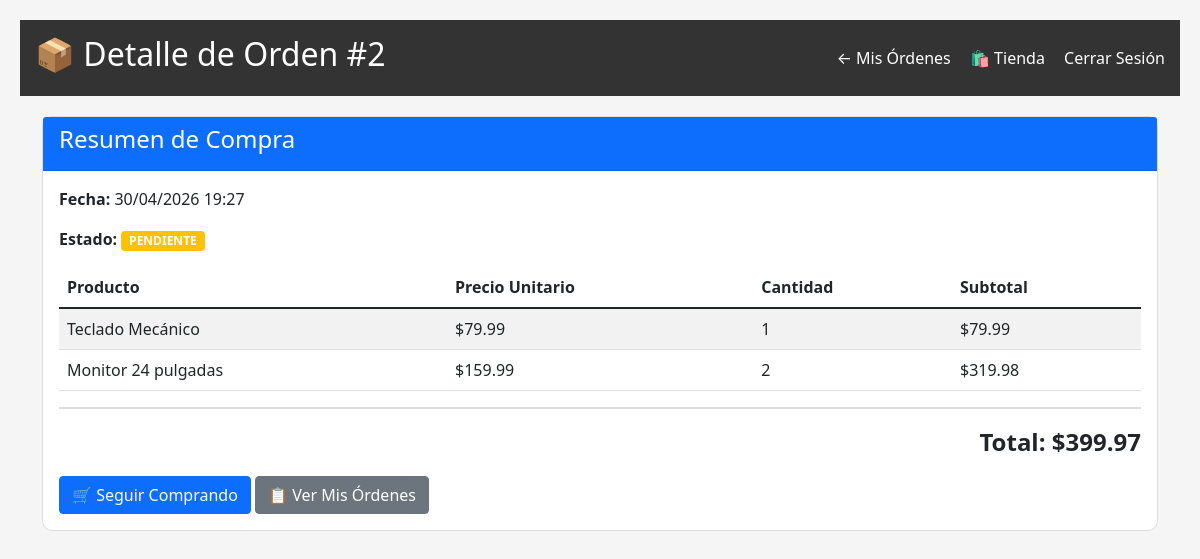
The app's page /orden/2 (signed in) with its own data.
### models.py (models this page shows, shortened)
class Orden(db.Model):
    id = db.Column(db.Integer, primary_key=True)
    usuario_id = db.Column(db.Integer, db.ForeignKey('usuario.id'), nullable=False)
    fecha = db.Column(db.DateTime, default=datetime.utcnow)
    total = db.Column(db.Float, nullable=False)
    estado = db.Column(db.String(50), default='pendiente')  # pendiente, pagado, enviado, entregado
    usuario = db.relationship('Usuario', backref='ordenes')

class OrdenItem(db.Model):
    id = db.Column(db.Integer, primary_key=True)
    orden_id = db.Column(db.Integer, db.ForeignKey('orden.id'), nullable=False)
    producto_id = db.Column(db.Integer, db.ForeignKey('producto.id'), nullable=False)
    cantidad = db.Column(db.Integer, nullable=False)
    precio_unitario = db.Column(db.Float, nullable=False)  # Precio al momento de la compra
    orden = db.relationship('Orden', backref='items')
    producto = db.relationship('Producto')

class Producto(db.Model):
    id = db.Column(db.Integer, primary_key=True)
    nombre = db.Column(db.String(200), nullable=False)
    descripcion = db.Column(db.Text)
    precio = db.Column(db.Float, nullable=False)
    stock = db.Column(db.Integer, default=0)
    imagen_url = db.Column(db.String(500))
    categoria = db.Column(db.String(100))
    fecha_creacion = db.Column(db.DateTime, default=datetime.utcnow)

### app.py (the view)
@app.route('/orden/<int:orden_id>')
@login_required
def ver_orden(orden_id):
    orden = Orden.query.get_or_404(orden_id)
    if orden.usuario_id != current_user.id and not current_user.es_admin:
        flash('Acceso denegado', 'error')
        return redirect(url_for('tienda'))
    return render_template('orden_detalle.html', orden=orden)

### app.py (called while the page is built)
@login_manager.user_loader
def load_user(user_id):
    return Usuario.query.get(int(user_id))

### templates/orden_detalle.html (shortened to what this page needs)
<!DOCTYPE html>
<html lang="es">
<head>
    <link href="https://cdn.jsdelivr.net/npm/bootstrap@5.1.3/dist/css/bootstrap.min.css" rel="stylesheet">
</head>
<body>
    <div class="navbar">
        <h2>📦 Detalle de Orden #{{ orden.id }}</h2>
        <div>
            <a href="{{ url_for('mis_ordenes') }}">← Mis Órdenes</a>
            <a href="{{ url_for('tienda') }}">🛍️ Tienda</a>
            <a href="{{ url_for('logout') }}">Cerrar Sesión</a>
        </div>
    </div>
    <div class="container">
        <div class="card">
            <div class="card-header bg-primary text-white">
                <h4>Resumen de Compra</h4>
            </div>
            <div class="card-body">
                <p><strong>Fecha:</strong> {{ orden.fecha.strftime('%d/%m/%Y %H:%M') }}</p>
                <p><strong>Estado:</strong> <span class="badge bg-warning">{{ orden.estado|upper }}</span></p>
                <table class="table table-striped">
                    <thead>
                        <tr>
                            <th>Producto</th>
                            <th>Precio Unitario</th>
                            <th>Cantidad</th>
                            <th>Subtotal</th>
                        </tr>
                    </thead>
                    <tbody>
                        {% for item in orden.items %}
                        <tr>
                            <td>{{ item.producto.nombre }}</td>
                            <td>${{ "%.2f"|format(item.precio_unitario) }}</td>
                            <td>{{ item.cantidad }}</td>
                            <td>${{ "%.2f"|format(item.precio_unitario * item.cantidad) }}</td>
                        </tr>
                        {% endfor %}
                    </tbody>
                </table>
                <div class="total-final">
                    Total: ${{ "%.2f"|format(orden.total) }}
                </div>
                <div class="mt-3">
                    <a href="{{ url_for('tienda') }}" class="btn btn-primary">🛒 Seguir Comprando</a>
                    <a href="{{ url_for('mis_ordenes') }}" class="btn btn-secondary">📋 Ver Mis Órdenes</a>
                </div>
            </div>
        </div>
    </div>
</body>
</html>

### templates/orden_detalle.html (style rules this page uses)
body { background: #f5f5f5; padding: 20px; }
.navbar { background: #333; color: white; padding: 15px; margin-bottom: 20px; display: flex; justify-content: space-between; align-items: center; }
.navbar a { color: white; text-decoration: none; margin-left: 15px; }
.card { border-radius: 10px; }
.total-final { font-size: 24px; font-weight: bold; text-align: right; border-top: 2px solid #ddd; padding-top: 15px; margin-top: 15px; }

### records on screen
Orden: id "2", fecha "30/04/2026 19:27", estado "PENDIENTE", total "399.97"
OrdenItem: producto.nombre "Teclado Mecánico", precio_unitario "79.99", cantidad "1", item.precio_unitario*item.cantidad "79.99"
OrdenItem: producto.nombre "Monitor 24 pulgadas", precio_unitario "159.99", cantidad "2", item.precio_unitario*item.cantidad "319.98"
